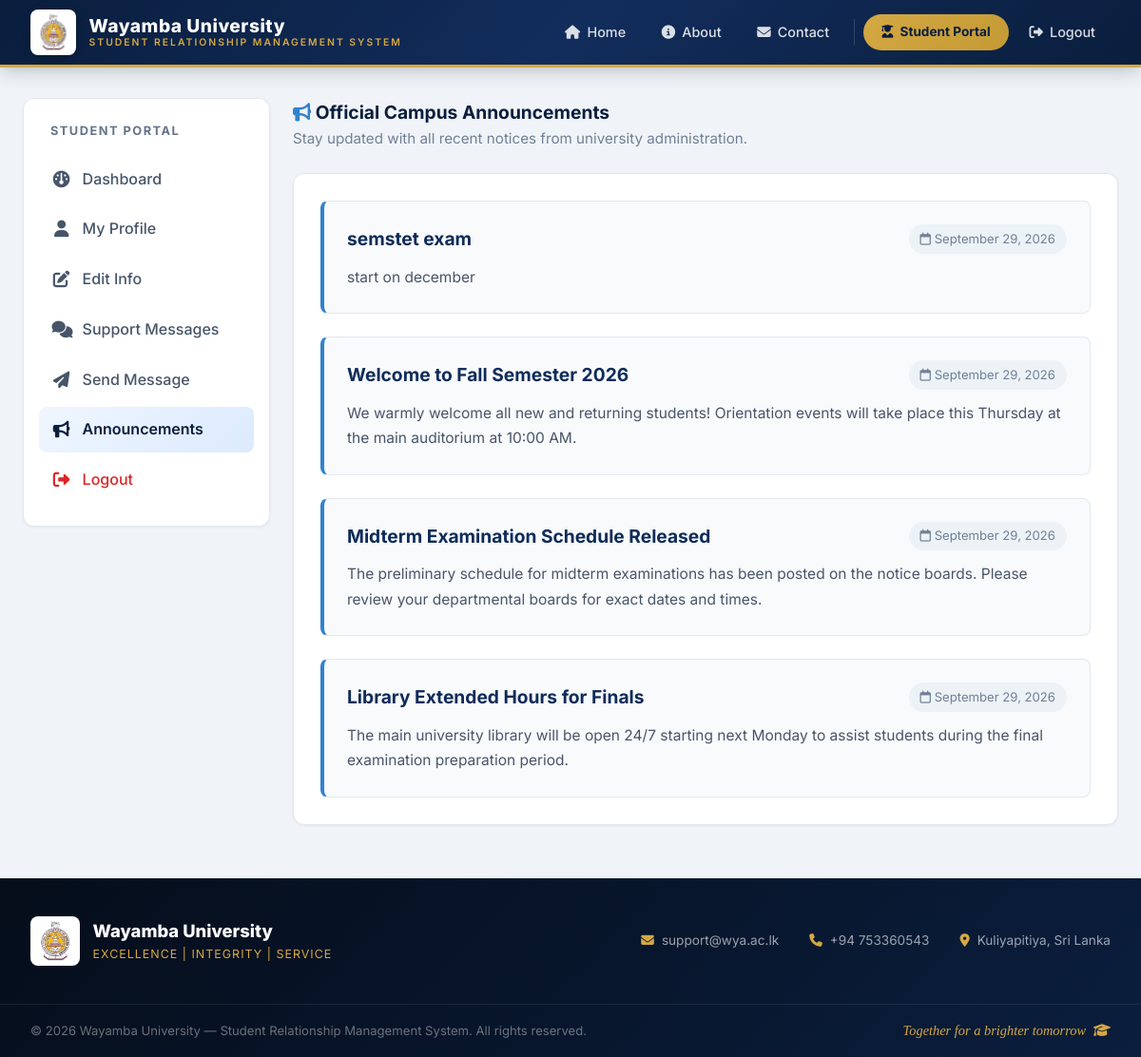
The page /student/announcements.php (signed in) on the database its author committed.
### tables this page shows
CREATE TABLE `announcements` (
  `id` int(11) NOT NULL,
  `title` varchar(255) NOT NULL,
  `content` text NOT NULL,
  `created_at` timestamp NOT NULL DEFAULT current_timestamp()
);

### config/database.php (called while the page is built, shortened)
<?php
function sanitize($data) {
    return htmlspecialchars(trim((string)$data), ENT_QUOTES, 'UTF-8');
}
?>

### student/announcements.php (the view, shortened to what this page needs)
<?php
require_once __DIR__ . '/../config/database.php';
$announcements = $pdo->query("SELECT * FROM announcements ORDER BY created_at DESC")->fetchAll();
require_once __DIR__ . '/../includes/header.php';
?>
<div class="dashboard-layout">
    <div class="sidebar">
        <div class="sidebar-title">Student Portal</div>
        <ul class="sidebar-menu">
            <li><a href="dashboard.php"><i class="fa-solid fa-gauge"></i> Dashboard</a></li>
            <li><a href="profile.php"><i class="fa-solid fa-user"></i> My Profile</a></li>
            <li><a href="edit_profile.php"><i class="fa-solid fa-pen-to-square"></i> Edit Info</a></li>
            <li><a href="messages.php"><i class="fa-solid fa-comments"></i> Support Messages</a></li>
            <li><a href="send_message.php"><i class="fa-solid fa-paper-plane"></i> Send Message</a></li>
            <li><a href="announcements.php" class="active"><i class="fa-solid fa-bullhorn"></i> Announcements</a></li>
            <li><a href="logout.php" style="color: var(--danger);"><i class="fa-solid fa-right-from-bracket"></i> Logout</a></li>
        </ul>
    </div>
    <div>
        <div class="card-header" style="border: none; padding-bottom: 0; margin-bottom: 1.5rem;">
            <div>
                <h2><i class="fa-solid fa-bullhorn" style="color: #3182ce;"></i> Official Campus Announcements</h2>
                <p style="color: #718096; font-size: 0.95rem;">Stay updated with all recent notices from university administration.</p>
            </div>
        </div>
        <div class="card">
            <?php if (!empty($announcements)): ?>
                <div style="display: flex; flex-direction: column; gap: 1.5rem;">
                    <?php foreach ($announcements as $ann): ?>
                        <div style="background: #f8fafc; border: 1px solid #e2e8f0; border-left: 4px solid #3182ce; border-radius: 8px; padding: 1.5rem;">
                            <div style="display: flex; justify-content: space-between; align-items: center; margin-bottom: 0.75rem; flex-wrap: wrap; gap: 0.5rem;">
                                <h3 style="color: #0f2c59; font-size: 1.2rem;"><?php echo sanitize($ann['title']); ?></h3>
                                <span style="font-size: 0.82rem; color: #718096; background: #edf2f7; padding: 0.3rem 0.75rem; border-radius: 50px;">
                                    <i class="fa-regular fa-calendar"></i> <?php echo date('F d, Y', strtotime($ann['created_at'])); ?>
                                </span>
                            </div>
                            <p style="color: #4a5568; font-size: 0.97rem; line-height: 1.7;"><?php echo nl2br(sanitize($ann['content'])); ?></p>
                        </div>
                    <?php endforeach; ?>
                </div>
            <?php endif; ?>
        </div>
    </div>
</div>
<?php require_once __DIR__ . '/../includes/footer.php'; ?>

### assets/css/style.css (style rules this page uses)
:root { --primary: #0a1e3d; --primary-hover: #122d5c; --secondary: #1a4b8c; --secondary-hover: #163d73; --accent: #d4a843; --accent-hover: #c49a35; --blue: #2563eb; --bg-body: #f0f4f8; --bg-card: #ffffff; --text-dark: #1a202c; --text-muted: #64748b; --border-color: #e2e8f0; --success: #16a34a; --success-bg: #f0fdf4; --danger: #dc2626; --danger-bg: #fef2f2; --warning: #ea580c; --warning-bg: #fff7ed; --info: #2563eb; --info-bg: #eff6ff; --shadow-sm: 0 1px 3px rgba(0,0,0,0.06); --shadow-md: 0 4px 16px rgba(0,0,0,0.08); --shadow-lg: 0 10px 30px rgba(0,0,0,0.12); --shadow-xl: 0 20px 40px rgba(0,0,0,0.15); --radius: 12px; --radius-sm: 8px; --font: 'Inter', system-ui, -apple-system, sans-serif; --font-display: 'Playfair Display', Georgia, serif; }
* { box-sizing: border-box; margin: 0; padding: 0; }
body { font-family: var(--font); background-color: var(--bg-body); color: var(--text-dark); line-height: 1.6; min-height: 100vh; display: flex; flex-direction: column; }
a { color: var(--secondary); text-decoration: none; transition: color 0.2s; }
.card { background: var(--bg-card); border-radius: var(--radius); border: 1px solid var(--border-color); box-shadow: var(--shadow-sm); padding: 1.75rem; margin-bottom: 1.5rem; transition: box-shadow 0.3s; }
.card-header { display: flex; align-items: center; justify-content: space-between; border-bottom: 2px solid #eef2f7; padding-bottom: 1rem; margin-bottom: 1.25rem; }
.card-header h2, .card-header h3 { color: var(--primary); font-size: 1.2rem; font-weight: 700; }
.dashboard-layout { display: grid; grid-template-columns: 260px 1fr; gap: 1.5rem; max-width: 1300px; margin: 2rem auto; padding: 0 1.5rem; flex: 1; width: 100%; }
.sidebar { background: var(--bg-card); border-radius: var(--radius); border: 1px solid var(--border-color); box-shadow: var(--shadow-sm); padding: 1.5rem 1rem; height: fit-content; }
.sidebar-title { font-size: 0.8rem; text-transform: uppercase; letter-spacing: 1.5px; color: var(--text-muted); margin-bottom: 1rem; padding-left: 0.75rem; font-weight: 700; }
.sidebar-menu { list-style: none; display: flex; flex-direction: column; gap: 0.3rem; }
.sidebar-menu a { display: flex; align-items: center; gap: 0.75rem; padding: 0.7rem 0.85rem; border-radius: var(--radius-sm); color: #475569; font-weight: 500; transition: all 0.2s; }
.sidebar-menu a:hover, .sidebar-menu a.active { background: linear-gradient(135deg, #eff6ff, #dbeafe); color: var(--primary); font-weight: 600; }
.sidebar-menu a i { font-size: 1.1rem; width: 20px; text-align: center; }

### rows shown on the page
announcements: title "semstet exam", created_at "September 29, 2026", content "start on december"
announcements: title "Welcome to Fall Semester 2026", created_at "September 29, 2026", content "We warmly welcome all new and returning students! Orientation events will take place this Thursday at the main auditorium at 10:00 AM."
announcements: title "Midterm Examination Schedule Released", created_at "September 29, 2026", content "The preliminary schedule for midterm examinations has been posted on the notice boards. Please review your departmental boards for exact dates and times."
announcements: title "Library Extended Hours for Finals", created_at "September 29, 2026", content "The main university library will be open 24/7 starting next Monday to assist students during the final examination preparation period."
